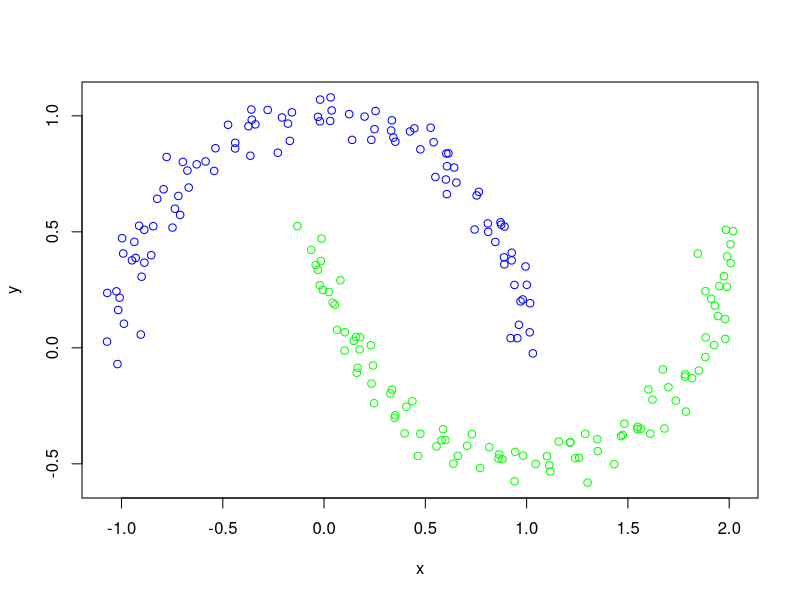
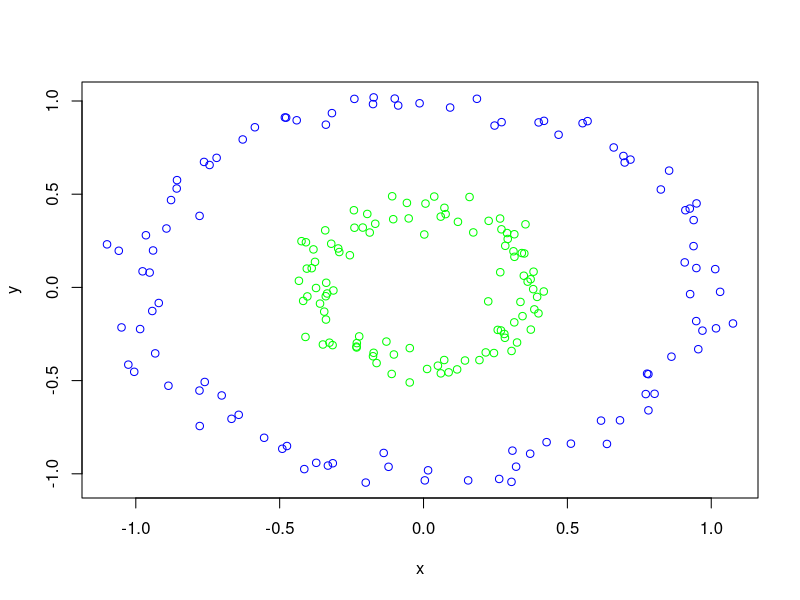
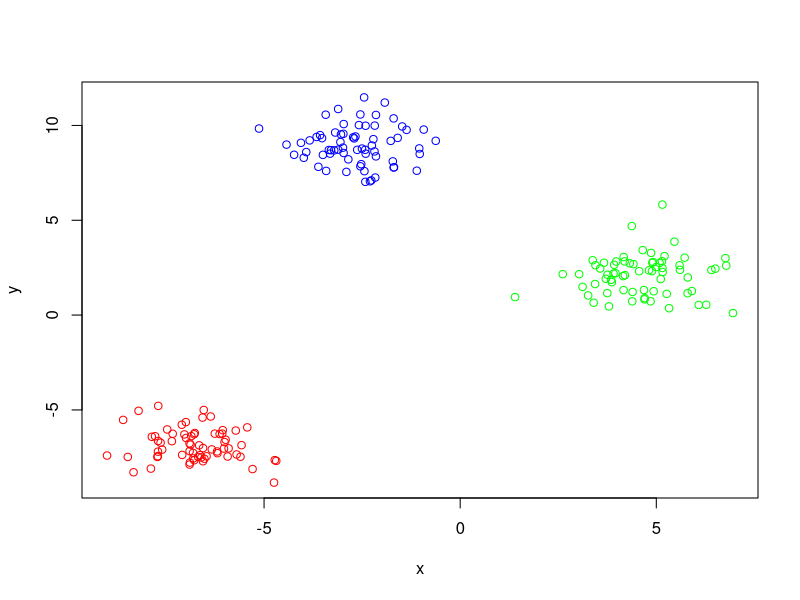

Recreate these plots in R, in order.

# moons data coords
moons_x <- c(0.81, 1.61, -0.021, -1.02, 1.7, 1.882, 0.97, 0.88, 0.89, 1.116, -0.36380035733215055, 0.247024170641561, 1.8165865808413613, 1.216390502042343, -0.8236696008317257, 0.9806558330525754, 0.5409717516934739, 0.34803099630876516, 0.3518149694813853, -0.7770864200239589, 1.925908127930592, 0.8609672257768053, 0.19990694571886664, 1.2895300987577587, -0.2784763570369318, 0.24187916342212853, 1.8498876825048671, 1.884068687400457, 0.1658220005641683, 0.13861368978586056, 0.8908702411936019, -0.2280658689068732, 0.982792079267752, 0.042377487114823705, 0.7642261164780437, 1.9110893773332713, 0.4360843186169329, 0.961869382919592, -0.8433668374262108, -0.04122465637956635, 0.5550765263617962, -0.43882860432695137, 0.653264601142176, 0.10274835236134441, 1.5486824049196752, -0.3731837114917277, 1.017069779546365, -0.7192368482342129, 0.16135771739633958, 0.8643404486578421, -0.6971753260587878, 0.32791174584218086, 1.9804673415232734, -0.9047978397904133, 1.0451539701546235, 0.7534212951992765, 0.5496857719575924, 1.240380864880231, 0.24918868151527174, -0.20756104708796985, 0.35136403283074286, -1.0162875299663354, 1.7813705609485657, 0.8742382477677051, 1.099976438219453, -1.0702274431068057, -0.15869858336390993, 1.4656924734521233, 0.030252086241418986, -0.9365943032993428, 0.6603830717331564, -0.9914472810601037, 0.46339846621608327, -0.13200600455849518, 0.8156699719718332, -0.9482094655466501, 0.05300204890018048, 0.9264863386493691, 0.606899974357827, 0.729613913090043, 1.979602597909764, -0.020539019429525213, 0.6381836350092039, 2.006391793526921, 0.023155389583702356, -0.35883876754603417, 0.9541465310577094, -0.3392153193146809, 0.5995049244247563, 1.9901964358810011, 0.331257288128833, 0.9946042203727617, 1.9884545708838057, -0.6747371789257804, 2.0075110673830054, 1.7829833139860742, 1.7361665281777698, 0.4064621557860991, -1.0250534569332952, 0.06414295612834892, 1.3009214480198916, 1.9742557159417193, 0.0322838817332117, 1.0308615615021235, -0.9006249190273801, 0.08068561000841282, -0.9880776513911396, -0.47394435496615706, 1.5465193242788804, 0.23332452661525713, -0.5848168737377003, 0.03748779763987738, -0.01943215421438394, -0.8532366746585016, 0.9263553454470914, 1.4325055318709503, 0.606227564360764, 1.9440155354591946, 0.5798441410309267, 0.7431751882408199, 0.8711668642686966, -0.7104574532504682, -0.030815679530911702, -0.02985050201140879, -0.06313346747731736, -0.7922321423062557, 0.9209843419332786, 0.17794376878604326, 1.3493482770660188, 1.9838714326679712, 1.0010489152347946, -0.5425423953566147, -0.9969010979463845, 0.23408510556200285, 1.2143701857415208, 1.6010174462148448, 1.158442017781342, -1.0092252336483258, 2.0186595651405512, 0.8883986627771667, 0.10170895814198878, -0.012419658392449351, 0.4456650425441297, -0.3569344018353525, -0.4384503676249994, 1.0153417825554019, 0.23106069503845827, 1.3509877244099255, 0.25423420802770863, -0.005864564229802818, 0.4752852008817291, 1.6807176820939662, 0.8456428246354796, 0.34218757209999007, 0.587413675824549, -0.1781829238057518, 1.2586552825460704, 0.3354281413450259, 0.5263077386163315, 0.6424050994621768, 0.15770292032403394, 1.1117886295038044, 0.6037090318050344, 1.4824711751325774, 0.39793420785716527, 1.6724093395333453, 0.4755129495918798, 0.7060511649685566, 1.5641894305659148, 0.9401285395632449, 0.6140030118844003, -1.0713975737856734, -0.9130899576019843, -0.7482446872784877, 0.14688241059397922, 0.9436201433472216, 1.844898294618469, -0.6682734712780305, -0.736241798539231, 0.6014648171473271, 1.4743770296438, -0.8876000523643851, 1.928921643040576, 1.786734223689522, 1.951302277358737, 0.3347166616690279, -0.16884748553857182, 0.7706399350039733, -0.8870050346267055, -0.6288649178796699, -0.9300678289880796, 0.42447857605559847, 0.8086139233897207, 0.9400092761501126, -0.016091809627127394, -0.5363338482051548, 1.8828174896988241, 0.1757516099360155, 0.12423604113741277, 1.621525675409593)
moons_y <- c(0.5, -0.37, 0.27, -0.07, -0.17, -0.04, 0.20, -0.48, 0.36, -0.533, 0.827993, -0.2385667646098658, -0.13088387452075112, -0.4068576098469539, 0.6423517820020366, 0.2085083752576517, 0.886168225719065, -0.3010135103297315, 0.8882776452917857, 0.8225387226762046, 0.012141462489560256, -0.47653215576721125, 0.996723585940277, -0.3707108687298649, 1.025384519138668, -0.07627811610988744, -0.0977367354267125, 0.04494020084305657, -0.0861312582229225, 0.8963903579728775, 0.522658820637642, 0.8409188163570189, -0.46457770822380157, 0.19457897939000524, 0.6722333206181572, 0.2117833888219939, -0.2300722059738904, 0.09923426355245886, 0.5241433438610638, 0.3572187272959165, -0.42493298043014316, 0.8594038856640629, 0.7123538185269372, 0.06721413959954936, -0.340121955365761, 0.9550641148917607, 0.19210044324276132, 0.6547667649926477, -0.10771977515303419, -0.4594568042976627, 0.8013373385122283, -0.19619019279145, 0.03848682090613942, 0.057239379186481865, -0.5002034943567774, 0.6568800450783515, 0.7363574393412222, -0.4757790325188116, 0.9424619942506756, 0.9929059405814985, -0.2906543154532824, 0.16290243968668253, -0.12449310007040428, 0.5306534645042185, -0.4673376266334291, 0.2365448033851565, 1.014974818396321, -0.38089770413543883, 0.9779214218941581, 0.4567492623850973, -0.4657622229287334, 0.4066209365616006, -0.4660541557137799, 0.5244723391563191, -0.42821617471306134, 0.3771709623371545, 0.18597405780400095, 0.4098897474124808, 0.782793226704067, -0.37215252131948773, 0.12425417277934729, 0.9760155770055489, -0.4991676304205971, 0.4459764240623266, 0.24035667041524125, 1.0271683320323033, 0.04177432756912159, 0.9630888784070667, -0.39774851649862797, 0.393600485300844, 0.9365781994389966, 0.3506336336662611, 0.2628360971084031, 0.7641973838723097, 0.36511659923232437, -0.11490400695737751, -0.22781554012349436, -0.2542290410890008, 0.24337404172353555, 0.07759792706746066, -0.580897574708886, 0.30889896752366724, 1.079377445200174, -0.023890818188036622, 0.30653638897124136, 0.291313729513507, 0.10397649958377635, 0.9614321241658487, -0.35008496710907233, 0.8964898441608593, 0.8031895625842399, 1.0232211120900208, 1.0700103220063364, 0.39896936917063563, 0.37695325915960187, -0.5014898137468269, 0.6622953103185207, 0.1368557256810863, -0.3986890662756295, 0.509983163603108, 0.5410519067729904, 0.5728187715771835, 0.33644614195059047, 0.995531140141458, 0.4219417427535722, 0.6835416467623668, 0.04171050589628211, 0.045368927271068664, -0.3941652037319292, 0.5089844518106312, 0.27158453970062757, 0.7625761248633086, 0.4722640334104726, -0.15381658468239476, -0.408620217466648, -0.17940652083652026, -0.4040859070191752, 0.21613589530590888, 0.503134262368437, 0.3901709324972805, -0.012064806404100223, 0.4706490457389511, 0.9459599841351781, 0.983192061039988, 0.8837416746075627, 0.06687468985246445, 0.011534949165583022, -0.44520506939285803, 1.0205525028465396, 0.24919627314565285, -0.3702843209819343, -0.34775295626358516, 0.45629647471074153, 0.9061394761785524, -0.3507874152214446, 0.9664154060128509, -0.47400089719108845, -0.1802334282657278, 0.9487606821533848, 0.7771710541481326, 0.04709417392789691, -0.5065277977382304, 0.8375991171680967, -0.3272196086630855, -0.3687658842029645, -0.09328042789694613, 0.8554725452174269, -0.422418869645473, -0.3486062626473722, -0.5750887701641074, 0.8383382282159358, 0.026693155422241245, 0.5262643514489188, 0.5182374227266181, 0.02972010451978829, -0.4482942530235463, 0.4060192446689547, 0.6908568183273456, 0.5995188380968243, 0.7255170589161936, -0.37541022156232856, 0.5086451717705048, 0.18201791383211124, -0.27470711132263625, 0.26574548953552657, 0.9805708901332809, 0.8920641071274974, -0.5175033769408777, 0.3669636560066931, 0.7908721118201533, 0.38754884850602656, 0.932687738705203, 0.5359992371836193, 0.2711143095326538, 0.37369612060742724, 0.8602683727689541, 0.24435589021971577, -0.00723100475509813, 1.0072, -0.22328525468058885)

# circles data coords
circles_x <- c(0.4, -0.1106, 0.316, 0.9694, 0.050, 0.19433, 0.93891, -0.38864, 0.6992, -0.35970, -0.7778, -0.05156, 0.116766, -0.3133, 0.3090239749730542, 0.9100530986331878, -0.44078192240824143, -0.1955188918700157, -0.719077262140432, -0.1384020518469507, 0.24476022050149343, -0.37714054246797113, -0.8934644088495721, -0.3451214467713221, -0.7604253880944574, 0.037276906523604915, 0.1440933798397505, 0.2162562500308252, 0.006818969517436116, -0.9648109737693213, 0.5528476591028135, -1.0054742075350964, -0.43307388456705603, 0.2902754050110478, 0.1855629879447902, 0.26922355670264164, -0.05778194911134244, 0.9384977312174277, 0.5122362137452898, 0.3126146352384409, -0.18698311685711982, -0.47465539930594747, -0.08803532994426962, 0.2926756521648895, -0.175549375572464, -0.64231580441853, 0.9254277581938724, 0.004497189870857209, 0.17292296685354985, -0.2927837042633751, -0.31531254613911985, 0.07676199175897636, 0.3059626108599489, 1.0754760874101599, -0.3381907573818771, 0.09247777662351955, -0.33938813198855333, -0.41029389618716944, -0.8567486881879505, -0.9325308649110303, -0.24196572437701808, 0.9477675537353804, 0.08736684919125551, 0.41868621902255015, -0.4037766619730335, 0.7815090238224649, -0.9849669062192558, -0.22354138192123854, -0.9201927263631103, 0.6169381438814168, -0.3207542620597377, 0.7770626869293414, -0.4240752504622637, 0.2667012291959986, -0.382592444716537, 0.7723748949700847, 0.3502261927154839, 0.6609837901114376, -0.17329399315176225, -0.3416434434207281, 0.32505350726516685, -1.0999603804591673, -0.29651759436748887, 0.39485958721418696, 0.341626762997604, -0.701462269274317, 0.9482745559003029, -0.8866228694884211, -0.2400496584728331, 0.3851246597005923, -0.7783764324023772, 0.8535500970067638, 0.37292627656271204, -0.12156100093295212, 0.3994724092613731, 0.07188274507757685, 0.012432490072699675, 0.05985535953150594, 0.8617022927954311, 0.2840983401129861, -0.3160750376876889, 0.3440381847461692, -0.9518501544319803, 1.0308615615021235, 1.0165904555372656, 0.3543635254993373, 0.9549336777348095, -0.6673017321090724, -0.17340761297230803, -0.8774772125767929, -0.37288451685118007, -0.9764048946232021, -1.059128771352604, 0.6374751159205934, 0.6947939939437104, -0.232585986831237, -0.013703651750686385, 0.28287667392660115, -0.21120334728028856, 0.24692192508470867, 0.5701166679062462, 0.2629769560780445, 0.3485723977513361, -0.9427152464690981, 0.33686653252268267, 0.015822826898812703, 0.9077996700888827, 0.26612386384742687, -0.3496879314392312, 0.38122077081057726, 0.9488967038603392, -0.41440162305557665, 0.4277611456875357, 0.11961415517073228, -0.3397005984434709, -0.12901117573561954, -0.4182752446391492, 0.8030513932500455, 0.41787025651185994, 0.7192192847670474, 0.07263536064569275, 0.38241289860522626, -0.5861868223541173, -1.0260025187919448, -0.5539645451447901, 1.0138719686004882, 0.1599377503194959, -0.3269448522517678, -0.8578314075255823, 0.3619969309646529, -0.16780104813379762, -0.0479250228888872, 0.46941308550221766, -0.7436672769132935, -0.10528779381613729, -1.0496319746334295, -0.33903447394976455, -0.10897171740474151, -0.4817901311353481, -0.17552888220807053, 0.315599054510131, -0.33500397769124657, -0.31833558474575374, -0.23185954285902138, 0.002661648376728519, -0.047738902330683855, -0.4774918095836953, -0.4087125715395616, -0.1631173000791545, -0.37353640387144216, -0.24029656241812108, 0.9266291546425982, 0.3706727471980653, 0.30571545741742584, 0.2708319601658919, -0.40564382135482746, 0.22490041834217048, -0.2007940519184701, 0.15513587814405114, -0.10001007055899429, -0.23300814604587197, 0.32177803315147446, 0.28081647322323233, 0.06014312817147521, 0.31541610149421867, -0.762864544424183, -0.7786803518924004, -0.25604648741773073, 0.7816562135806147, -0.3322722251169507, 0.6828472099566816, -0.6283604266949777, 0.27125071581178795, 0.8248442280376304, 0.3722950132374327, -0.4908620546963676, 0.2579, 0.2264, -0.94, -0.103)
circles_y <- c(0.885, -0.4644, 0.164, -0.232, -0.42, -0.39, 0.36101, 0.103, 0.67, -0.087, -0.7437, 0.37, -0.44, -0.016512122831963252, -0.8757645981558879, 0.41397713403618375, 0.8964495019784897, 0.39398504823866565, 0.6948919786086156, -0.8881821771309297, -0.35218447342751646, 0.13689608386370028, 0.3159191384342914, -0.13013934527738977, -0.507401551868474, 0.48733676493219535, -0.39226207082352454, -0.3488716848177508, 0.44957125175509227, 0.2797071576453472, 0.8807900100391883, -0.45290593103013677, 0.03529641945007339, 0.2915687186151498, 1.0117329616603066, -0.23115276137899496, 0.45312289900839414, 0.22133169714356438, -0.8383600722832683, 0.1937197927301979, 0.2942515532182449, -0.850949443622391, 0.9757888382976755, 0.2597321259747277, -0.36948292171739755, -0.6835365078841693, 0.4227061301633974, -1.0353122464894642, 0.29485186328897117, 0.18965735854314505, -0.9433922869081596, 0.3930995100619707, -0.34101782756725607, -0.19356585505580723, 0.024786841128822935, 0.964827762024511, 0.8728380035860399, -0.2658923147211325, 0.5753450050990749, -0.3540210583179585, 0.4138261335367896, -0.1808434907823544, -0.4557628769701073, 0.8933700865296992, -0.04845168800646489, -0.4655194035030996, -0.2235365106494667, -0.26285315974948503, -0.08373643681816323, -0.7146945157973054, 0.23420819168541085, -0.46289687257230167, 0.24788758935936617, 0.08131648046611209, 0.2038413993730178, -0.572286473110022, 0.18203733263702931, 0.7506080780990985, 1.0191583536642865, 0.306020355232053, -0.2956708225288897, 0.23086699970914956, 0.20879907221598498, -0.05103792011390275, 0.1842061272370066, -0.5797330680009668, 0.10368364147686135, -0.527640158016004, 0.3200887759662061, -0.11792812087688154, 0.38355504478929037, 0.6263854402602471, -0.2264123279921181, -0.9625090260997016, -0.13930331232943494, -0.3896599210282478, -0.43773652864138246, 0.3795733589398412, -0.37165649420194674, 0.2230792250992638, -0.30975688578963023, -0.15428376328685195, 0.0795033175262986, -0.023890818188036622, -0.2195895596867864, 0.33846127612898336, -0.3316329483649198, -0.7050748929012766, -0.3508822091771035, 0.46847448057991387, -0.9411628753543473, 0.08613750394545887, 0.19647621638763263, -0.8398425372934828, 0.7049913511743997, -0.3223115493811961, 0.987641011116707, -0.2704190360226157, 0.3209115057656854, 0.8681317508436212, 0.8918423794205275, -1.0276274653721102, 0.06251455039028167, -0.1266568693747886, -0.0780582572464278, -0.9812540821821963, 0.13403577717782406, 0.3692968335723434, -0.3063767265509091, -0.009420908117022654, 0.4504578480248953, -0.9748207822374826, -0.830290413818953, 0.3517756659896628, -0.047419262204419096, -0.29069332099621603, -0.07253328187826778, -0.5708388868541667, -0.021981945443288242, 0.6855747789203015, 0.4269056518139711, 0.08420625882123729, 0.8589832042187897, -0.4143987988486263, -0.8067286832149667, 0.09793727588371016, 0.48486548473828484, -0.2966696176597522, 0.5304946086247132, 0.03080446686898175, 0.3413719299539879, -0.5100071281318429, 0.8189257631811989, 0.6565387218421342, 0.3657606605805395, -0.214804373034128, -0.17250104549357584, 0.4888279363175045, 0.9116352442078177, 0.9833118405850644, 0.2850943831273843, -0.03277666636694786, 0.9348057484215767, -0.29892537507945305, 0.2838295706770848, -0.32572211875196316, 0.910574167733932, 0.2420941683187548, -0.4059409049523371, -0.0032814683778751574, 1.0111595488137348, -0.036097364107072136, -0.8922400925905071, -1.0432536674566535, 0.3115534239971777, 0.10070637958518328, -0.07504122759666411, -1.0471800067556014, -1.035383472904193, 1.0128228875373306, -0.31756365586472546, -0.9617721315733438, -0.24978078521369518, -0.4612236313150822, -0.18763605454003274, 0.672994061167302, -0.55353172553416, 0.17251296542018552, -0.659603593247664, -0.9559462450058323, -0.7130822345757126, 0.793568986126474, 0.8864234120916452, 0.5252085476702208, 0.043704689745899805, -0.8657637372244238, -0.22803504663442958, 0.35696905883585367, 0.198, -0.360)

# blobs data coords
blobs_x <- c(-0.9299848075453587, -2.978672008987702, -2.9726153158652124, -2.267235351486716, -4.234115455565783, -3.5220287433871738, -3.417221698573961, -1.0435488541311961, -2.4416694183648264, -3.053580347577933, -3.6601912004750528, -3.109836312971555, -3.110904235282147, -2.5226948477906843, -1.686652710949561, -2.300334028047995, -3.837383671951181, -1.7707310430573397, -2.6248459054409907, -3.9877196134201776, -2.9698363940125376, -2.1655793334842888, -2.185113653657955, -3.186119623358709, -1.4781981005567992, -3.348415146275389, -2.1779341916491863, -2.9883718608980403, -3.6155325970587784, -1.6966718006585522, -2.581207744633084, -2.147561598005116, -2.147802017544336, -2.5450236621627016, -5.128942727142494, -2.422150554814579, -2.4174368465172478, -2.728869510890262, -1.031303578311234, -3.317691225945938, -1.593795505350676, -3.038957826819789, -2.4121200737047097, -3.2112507169301026, -2.9013057761849077, -2.2130773459881743, -2.5040841664102893, -3.9245683651031644, -2.8519121395795195, -2.6704833347187593, -0.62301172184222, -2.2516472323299856, -4.4279688383517914, -2.4489674131117236, -2.7015585878338726, -2.5439093927579934, -1.3663748085377296, -1.7181656760097033, -1.106403312116651, -1.9223405292524798, -3.4997339481834384, -2.409546257965109, -4.059861054118883, -3.571501336778855, -3.4286218572865534, -3.2924509153889874, -1.6956804056830803, 4.867338770832231, 3.032395601666874, 4.899761630476525, 3.4029281253500194, 5.161820401844999, 4.890371686573978, 3.9598541146496107, 4.932951309526783, 6.505653347372858, 3.448575339025453, 3.66519716600078, 5.798474415235505, 5.6032549654724235, 5.4619389962225915, 4.394490720225231, 3.750364406602578, 4.562777126813997, 4.916569635558121, 4.652880728106008, 4.375222002990145, 5.2655461839931075, 3.5689863381669893, 4.41641605090225, 5.113116460801646, 3.7930851181596963, 4.19336388416108, 4.853972580358305, 4.813059762079283, 3.7560214000269685, 4.698087554674101, 4.997666196576384, 5.722930079403378, 3.2622094682710103, 5.154914103436761, 5.154926522534149, 5.210769346921269, 5.593880599721304, 4.324609591587755, 3.8670536216905296, 4.154515288398998, 6.95453740290161, 5.326139026602615, 4.167946970438668, 4.7041588553235645, 3.9245751269681333, 3.909512204510965, 4.685450676131915, 6.783822925553427, 2.614736249570494, 3.9780923714597134, 3.847358097795401, 5.144866115208559, 3.439582429172325, 4.164933525067145, 6.405333076509198, 3.378994881893056, 6.762035033240735, 3.120508870274088, 5.906789985414724, 5.08369826437433, 3.7129483646500185, 1.3986114961590288, 4.387310684834941, 6.272290140159736, 4.199834349531118, 6.081152125294217, 5.803042588383061, -7.8611358421992215, -6.6805674955778, -6.809825106161251, -6.766109845900022, -5.293610375005918, -4.746593816495004, -7.031412286186853, -6.598635323416238, -7.087749441508545, -7.468991948095482, -6.522611705186223, -5.9800273157180195, -6.06676507231231, -7.708622202073342, -6.132333586028008, -6.9005287851154185, -5.601962295362846, -6.332529809981232, -7.097308394378491, -6.05421084216324, -5.574148383996941, -6.197674219856307, -6.555460838662828, -6.782631226158552, -7.697847874384743, -7.885644572650972, -5.7215163176512025, -6.255507374099115, -6.891873963998185, -6.8038226329575435, -5.904507457733519, -7.705124387943782, -6.4666957368756455, -7.701847586717702, -6.634660620042547, -7.350665496769593, -8.327711532648594, -7.598071412403706, -6.568719625553266, -6.02196756794925, -6.898643399053959, -6.89814032714366, -6.55690863081318, -6.360280676910098, -6.988387339608128, -6.189483199440158, -6.655534709340853, -6.781951092602438, -6.855117016892327, -5.428483583356228, -4.726444733639713, -6.007306554430592, -4.689824257933598, -7.719349033332046, -9.003522915461076, -7.638759852704968, -6.5378712153741105, -5.92920335296522, -7.778041862499628, -8.199860398171912, -5.700187070429983, -8.592761720242148, -6.994167036403888, -8.474054849945638, -6.874383491433087, -7.329692662630514)
blobs_y <- c(9.78172085735123, 9.556846171784287, 8.548556374628065, 7.101005883540523, 8.45199859895735, 9.328533460793595, 7.60198242686303, 8.788509827711787, 7.589537941984865, 9.125208717908187, 9.389984146543993, 8.722592378405045, 10.86656431270726, 7.956575199242421, 7.793442478227299, 7.054616004318546, 9.211147364067445, 9.185654409388292, 8.713182432609033, 8.294441919803614, 10.071408354417237, 7.251245972835587, 8.629203847782005, 9.62596241703919, 9.94556624731452, 8.705073752347108, 9.98983125532068, 8.828627151534505, 7.818079504117651, 10.370526156769145, 10.017819026090345, 8.369166373593197, 10.55232269466429, 10.578929784012328, 9.836188632573545, 8.715278777732454, 7.026717213597429, 9.371398699710069, 8.496015909924674, 8.512529084613785, 9.343037237858006, 9.527553561311677, 9.98293111873121, 8.686623981600553, 7.550771180066203, 9.275341400378212, 8.779698994823175, 8.593640805432962, 8.212008858976702, 9.41833698501286, 9.18886394103016, 8.939840212432154, 8.987772252749105, 11.477528240683608, 9.315833470531935, 7.845608090578789, 9.766219160885095, 8.104898673403582, 7.612435065406041, 11.2047417540083, 8.44798839859555, 8.510810474082122, 9.08284910300435, 9.487878558833502, 10.564220533215861, 8.692224611992646, 7.7834218117643665, 3.2803124382231603, 2.157803542473036, 2.7549925557180424, 0.6527130708564557, 2.2701543571739182, 2.319617893437708, 2.2054233811017356, 1.258818265914364, 2.4470026048525195, 2.6297232925745617, 2.760254287683184, 1.1524873655890215, 2.3859506108772304, 3.869962666594679, 1.2194335195832424, 1.1573593989752937, 2.314321658757376, 2.8003529329767556, 3.426703761098049, 4.693338850530351, 1.1160121275244494, 2.455642099183917, 2.687170178032824, 1.9003407712838591, 0.45832245925486736, 2.8295684782642043, 0.727430905228744, 2.358487063669569, 2.12689478988626, 0.8301993861101089, 2.5339542103089663, 3.0269717359756347, 1.035344644025609, 2.486955634852941, 5.825901174595453, 3.108735324121331, 2.62456093524653, 2.7321389044339996, 1.7363510772007231, 2.0550438233270545, 0.10590449134898394, 0.36045381275108035, 3.062120280908098, 0.8954249060114259, 2.652767432875408, 2.189628273522707, 1.3215693363349148, 2.607088706258743, 2.1596239987101598, 2.825603018736956, 1.858433242473833, 2.8389248781108534, 1.6386684480997835, 1.31984045136702, 2.3781513949016877, 2.891031630995508, 3.005634944491879, 1.4889356110744807, 1.2655002183219513, 2.7478037373700688, 1.913644327878932, 0.9487820426064422, 0.7253865019758825, 0.5430283059800993, 2.1039102612268232, 0.5373075327612926, 1.983402744960319, -6.418006119012676, -7.480326470434742, -7.265423190137707, -6.2179789187549, -8.117925092102796, -8.832197392798449, -6.29179238679137, -7.50280911309654, -7.373110527934779, -6.030507496254922, -7.573019188536601, -6.572810072399338, -6.250480751352335, -7.440290633472916, -6.269739327842482, -6.762782209967165, -7.471680982111777, -7.08230224570984, -5.7813327412887565, -6.066599957275308, -6.859105751643187, -7.190376349869402, -7.0102526476436315, -6.284952567839033, -4.787722317590486, -8.094298206063678, -6.088446899313011, -6.251764084011667, -7.777363964761778, -7.557271304788058, -7.027166974778085, -7.20149543492894, -7.443834146079921, -6.636422381784034, -7.387052768647076, -6.648059655918311, -8.287573367652502, -7.093556744987794, -5.404753376326394, -7.040048123239374, -7.8826389579137555, -7.168768232196085, -7.707340536828269, -5.347370680273369, -6.478397871177005, -7.281330065161783, -6.867517192494152, -7.653119377131413, -6.382111302030497, -5.92083876719074, -7.647457156163997, -6.696767587537595, -7.688407878631098, -7.479502238719968, -7.405864614956708, -6.729715806799739, -5.00393875406006, -7.45701324893835, -6.3881904217694405, -5.048650827421593, -7.349285245380651, -5.526237219110534, -5.642293281302485, -7.479484616229719, -6.833128999511205, -6.257259660928447)

# default starting lists
# 0 = unvisited, 1 = visited
visited <- c(0, 0, 0, 0, 0, 0, 0, 0, 0, 0, 0, 0, 0, 0, 0, 0, 0, 0, 0, 0, 0, 0, 0, 0, 0, 0, 0, 0, 0, 0, 0, 0, 0, 0, 0, 0, 0, 0, 0, 0, 0, 0, 0, 0, 0, 0, 0, 0, 0, 0, 0, 0, 0, 0, 0, 0, 0, 0, 0, 0, 0, 0, 0, 0, 0, 0, 0, 0, 0, 0, 0, 0, 0, 0, 0, 0, 0, 0, 0, 0, 0, 0, 0, 0, 0, 0, 0, 0, 0, 0, 0, 0, 0, 0, 0, 0, 0, 0, 0, 0, 0, 0, 0, 0, 0, 0, 0, 0, 0, 0, 0, 0, 0, 0, 0, 0, 0, 0, 0, 0, 0, 0, 0, 0, 0, 0, 0, 0, 0, 0, 0, 0, 0, 0, 0, 0, 0, 0, 0, 0, 0, 0, 0, 0, 0, 0, 0, 0, 0, 0, 0, 0, 0, 0, 0, 0, 0, 0, 0, 0, 0, 0, 0, 0, 0, 0, 0, 0, 0, 0, 0, 0, 0, 0, 0, 0, 0, 0, 0, 0, 0, 0, 0, 0, 0, 0, 0, 0, 0, 0, 0, 0, 0, 0, 0, 0, 0, 0, 0, 0)
# 0 is default
grouped <- c(0, 0, 0, 0, 0, 0, 0, 0, 0, 0, 0, 0, 0, 0, 0, 0, 0, 0, 0, 0, 0, 0, 0, 0, 0, 0, 0, 0, 0, 0, 0, 0, 0, 0, 0, 0, 0, 0, 0, 0, 0, 0, 0, 0, 0, 0, 0, 0, 0, 0, 0, 0, 0, 0, 0, 0, 0, 0, 0, 0, 0, 0, 0, 0, 0, 0, 0, 0, 0, 0, 0, 0, 0, 0, 0, 0, 0, 0, 0, 0, 0, 0, 0, 0, 0, 0, 0, 0, 0, 0, 0, 0, 0, 0, 0, 0, 0, 0, 0, 0, 0, 0, 0, 0, 0, 0, 0, 0, 0, 0, 0, 0, 0, 0, 0, 0, 0, 0, 0, 0, 0, 0, 0, 0, 0, 0, 0, 0, 0, 0, 0, 0, 0, 0, 0, 0, 0, 0, 0, 0, 0, 0, 0, 0, 0, 0, 0, 0, 0, 0, 0, 0, 0, 0, 0, 0, 0, 0, 0, 0, 0, 0, 0, 0, 0, 0, 0, 0, 0, 0, 0, 0, 0, 0, 0, 0, 0, 0, 0, 0, 0, 0, 0, 0, 0, 0, 0, 0, 0, 0, 0, 0, 0, 0, 0, 0, 0, 0, 0, 0)

# make use of similarity to python range function
range <- 1:length(grouped)


# 2D CODED EUCLIDEAN DISTANCE FUNCTION
distance <- function(x1, y1, x2, y2)
{
  return(((x1 - x2)^2 + (y1 - y2)^2)^(1/2))
}

# DBSCAN FUNCTION
DBSCAN <- function(x, y, visit, group, points_min, radius_max, data_name)
{
  # init group number, will be increased for each loop
  cur_num <- 0
  
  while (TRUE)
  {
    # find unvisited point to work with
    cur_num <- cur_num + 1
    points_left <- FALSE
    
    # the variable point is just an index
    for (i in range)
    {
      if (visit[i] == 0)
      {
        point <- i
        points_left <- TRUE
        break
      }
    }
    
    # break if we visited all points
    if (points_left == FALSE)
    {
      break
    }
    
    # find all points within radius
    rad_points <- c()
    groups_to_convert <- c()
    
    for (i in range)
    {
      if(distance(x[i], y[i], x[point], y[point]) < radius_max)
      {
        rad_points[length(rad_points)+1] <- i
        if ((!(any(groups_to_convert==group[i]))) & (group[i] != 0))
        {
          groups_to_convert[length(groups_to_convert)+1] <- group[i]
        }
      }
    }
    
    # if enought points, switch all to new group
    if (length(rad_points) > points_min)
    {
      for(j in rad_points)
      {
        visit[j] <- 1
        group[j] <- cur_num
      }
      # convert overlapping groups
      for (j in range)
      {
        if(any(groups_to_convert==group[j]))
        {
          group[j] <- cur_num
        } 
      }
    }
    else 
    {
      visit[point] <- 1
      group[point] <- -1
    }
  }
    
    col <- c("blue", "green", "red", "yellow", "purple", "black")
    
  # convert to easier group numbers
  groups_to_convert <- c()
  for (i in range)
  {
    if ((!(any(groups_to_convert==group[i]))) & group[i] != -1)
    {
      groups_to_convert[length(groups_to_convert)+1] <- group[i]
    }
  }
  for (i in range)
  {
    for (j in 1:length(groups_to_convert))
    {
      if (group[i] == groups_to_convert[j])
      {
        group[i] <- j
      }
      if (group[i] == -1)
      {
        group[i] <- length(col)
      }
    }
  }
  print(group)
  plot(x, y, col=col[group])
}



# call on all data sets
DBSCAN(moons_x, moons_y, visited, grouped, 2, .2, "Moon")
DBSCAN(circles_x, circles_y, visited, grouped, 2, .35, "Circle")
DBSCAN(blobs_x, blobs_y, visited, grouped, 2, 2, "Blob")

